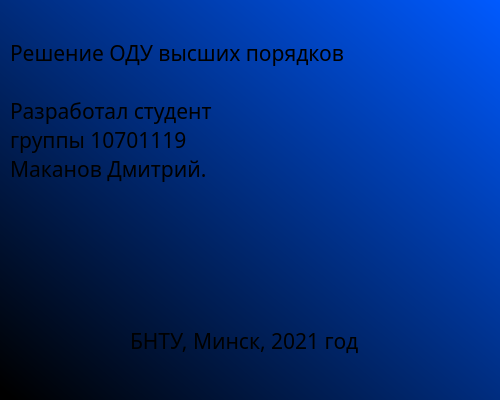
<?xml version="1.0" encoding="UTF-8"?>
<ui version="4.0">
 <class>Form</class>
 <widget class="QWidget" name="Form">
  <property name="geometry">
   <rect>
    <x>0</x>
    <y>0</y>
    <width>500</width>
    <height>400</height>
   </rect>
  </property>
  <property name="sizePolicy">
   <sizepolicy hsizetype="Fixed" vsizetype="Fixed">
    <horstretch>0</horstretch>
    <verstretch>0</verstretch>
   </sizepolicy>
  </property>
  <property name="minimumSize">
   <size>
    <width>500</width>
    <height>400</height>
   </size>
  </property>
  <property name="maximumSize">
   <size>
    <width>500</width>
    <height>400</height>
   </size>
  </property>
  <property name="windowTitle">
   <string notr="true"/>
  </property>
  <property name="styleSheet">
   <string notr="true">#Form{
	
	background-color: qlineargradient(spread:pad, x1:0, y1:0.971591, x2:1, y2:0, stop:0 rgba(0, 0, 0, 255), stop:1 rgba(0, 90, 255, 255));
}</string>
  </property>
  <widget class="QLabel" name="label">
   <property name="geometry">
    <rect>
     <x>10</x>
     <y>0</y>
     <width>461</width>
     <height>221</height>
    </rect>
   </property>
   <property name="font">
    <font>
     <family>MV Boli</family>
     <pointsize>16</pointsize>
     <weight>50</weight>
     <italic>false</italic>
     <bold>false</bold>
    </font>
   </property>
   <property name="styleSheet">
    <string notr="true">
font: 16pt &quot;MV Boli&quot;;
</string>
   </property>
   <property name="text">
    <string>Решение ОДУ высших порядков

Разработал студент
группы 10701119
Маканов Дмитрий.</string>
   </property>
  </widget>
  <widget class="QLabel" name="label_3">
   <property name="geometry">
    <rect>
     <x>340</x>
     <y>10</y>
     <width>151</width>
     <height>171</height>
    </rect>
   </property>
   <property name="text">
    <string/>
   </property>
   <property name="pixmap">
    <pixmap resource="images/source.qrc">:/newPrefix/logo.png</pixmap>
   </property>
   <property name="scaledContents">
    <bool>true</bool>
   </property>
  </widget>
  <widget class="QLabel" name="label_2">
   <property name="geometry">
    <rect>
     <x>130</x>
     <y>230</y>
     <width>461</width>
     <height>221</height>
    </rect>
   </property>
   <property name="font">
    <font>
     <family>MV Boli</family>
     <pointsize>16</pointsize>
     <weight>50</weight>
     <italic>false</italic>
     <bold>false</bold>
    </font>
   </property>
   <property name="styleSheet">
    <string notr="true">
font: 16pt &quot;MV Boli&quot;;
</string>
   </property>
   <property name="text">
    <string>БНТУ, Минск, 2021 год</string>
   </property>
  </widget>
 </widget>
 <resources>
  <include location="../images/srce.qrc"/>
  <include location="images/source.qrc"/>
 </resources>
 <connections/>
</ui>
